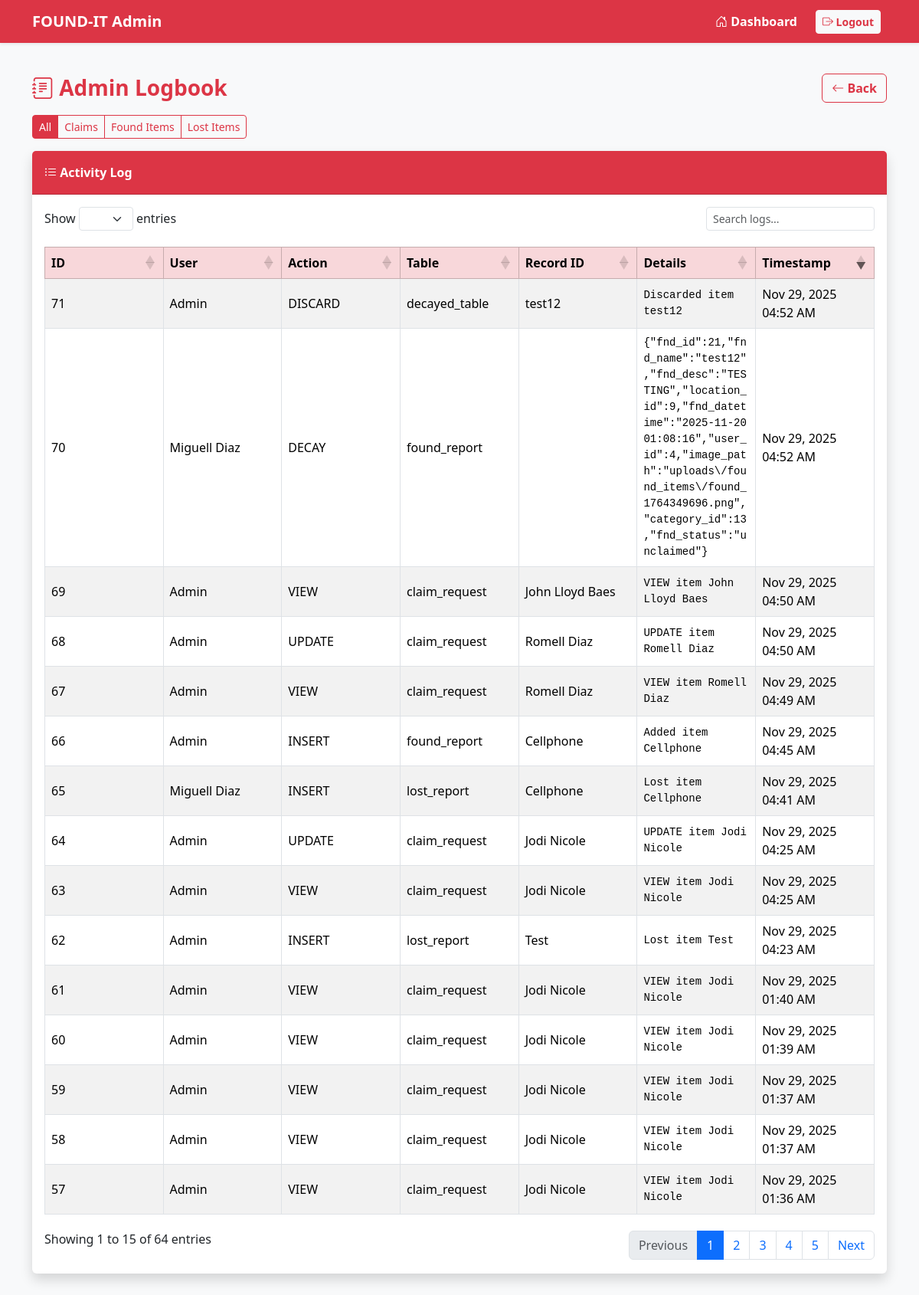
The app's page /dashboard/logbook.php (signed in) with its own data.
### tables this page shows
CREATE TABLE `activity_log` (
  `log_id` int(11) NOT NULL,
  `user_id` int(11) NOT NULL,
  `action` varchar(255) NOT NULL,
  `table_name` varchar(50) NOT NULL,
  `record_id` int(11) DEFAULT NULL,
  `details` text DEFAULT NULL,
  `created_at` timestamp NOT NULL DEFAULT current_timestamp()
);

CREATE TABLE `users_table` (
  `user_id` int(10) UNSIGNED NOT NULL,
  `user_name` varchar(255) NOT NULL,
  `contact_no` varchar(50) NOT NULL,
  `date_registered` date NOT NULL,
  `is_admin` tinyint(1) NOT NULL DEFAULT 0,
  `sr_code` varchar(255) DEFAULT NULL,
  `email` varchar(255) DEFAULT NULL,
  `password` varchar(255) NOT NULL,
  `is_approved` tinyint(1) NOT NULL DEFAULT 0
);

CREATE TABLE `decayed_table` (
  `fnd_id` int(10) UNSIGNED NOT NULL,
  `fnd_name` varchar(255) NOT NULL,
  `fnd_desc` text DEFAULT NULL,
  `location_id` int(10) UNSIGNED NOT NULL,
  `fnd_datetime` datetime NOT NULL,
  `user_id` int(10) UNSIGNED NOT NULL,
  `image_path` varchar(255) DEFAULT NULL,
  `category_id` int(10) UNSIGNED NOT NULL,
  `fnd_status` enum('unclaimed','claimed','discarded') NOT NULL DEFAULT 'unclaimed'
);

CREATE TABLE `claim_request` (
  `request_id` int(10) UNSIGNED NOT NULL,
  `fnd_id` int(10) UNSIGNED NOT NULL,
  `user_id` int(10) UNSIGNED NOT NULL,
  `ticket_code` varchar(100) NOT NULL,
  `claimer_name` varchar(255) NOT NULL,
  `contact_number` varchar(50) NOT NULL,
  `claimer_id` varchar(50) DEFAULT NULL,
  `claimer_email` varchar(100) DEFAULT NULL,
  `proof_of_ownership` text DEFAULT NULL,
  `status` enum('pending','approved','rejected','claimed') NOT NULL DEFAULT 'pending',
  `assessor` int(10) UNSIGNED DEFAULT NULL,
  `request_date` datetime NOT NULL DEFAULT current_timestamp()
);

CREATE TABLE `found_report` (
  `fnd_id` int(10) UNSIGNED NOT NULL,
  `fnd_name` varchar(255) NOT NULL,
  `fnd_desc` text DEFAULT NULL,
  `location_id` int(10) UNSIGNED NOT NULL,
  `fnd_datetime` datetime NOT NULL,
  `user_id` int(10) UNSIGNED NOT NULL,
  `image_path` varchar(255) DEFAULT NULL,
  `category_id` int(10) UNSIGNED NOT NULL,
  `fnd_status` enum('unclaimed','claimed','discarded') NOT NULL DEFAULT 'unclaimed'
);

CREATE TABLE `lost_report` (
  `lost_id` int(10) UNSIGNED NOT NULL,
  `lost_name` varchar(255) NOT NULL,
  `lost_desc` text DEFAULT NULL,
  `location_id` int(10) UNSIGNED NOT NULL,
  `lost_datetime` datetime NOT NULL,
  `user_id` int(10) UNSIGNED NOT NULL,
  `image_path` varchar(255) DEFAULT NULL,
  `category_id` int(10) UNSIGNED NOT NULL,
  `lost_status` enum('active','expired','closed') NOT NULL DEFAULT 'active'
);

### dashboard/logbook.php (the view, shortened to what this page needs)
<?php
try {
    $database = new Database();
    $conn = $database->getConnect();
    $query = "
        SELECT al.*, u.user_name,
               fr.fnd_name AS found_name,
               dr.fnd_name AS decayed_name,
               lr.lost_name AS lost_name,
               cr.claimer_name AS claim_name
        FROM activity_log al
        LEFT JOIN users_table u ON al.user_id = u.user_id
        LEFT JOIN found_report fr ON al.table_name = 'found_report' AND al.record_id = fr.fnd_id
        LEFT JOIN decayed_table dr ON al.table_name = 'decayed_table' AND al.record_id = dr.fnd_id
        LEFT JOIN lost_report lr ON al.table_name = 'lost_report' AND al.record_id = lr.lost_id
        LEFT JOIN claim_request cr ON al.table_name = 'claim_request' AND al.record_id = cr.request_id
        ORDER BY al.created_at DESC
    ";
    $stmt = $conn->query($query);
    $logs = $stmt->fetchAll(PDO::FETCH_ASSOC);
} catch (PDOException $e) {
    die("Database error: " . $e->getMessage());
}
function formatDetails($log) {
    if ($log['table_name'] === 'found_report' && $log['found_name']) {
        return "Added item {$log['found_name']}";
    }
    if ($log['table_name'] === 'claim_request' && $log['claim_name']) {
        $action = strtoupper($log['action']);
        return "{$action} item {$log['claim_name']}";
    }
    if ($log['table_name'] === 'lost_report' && $log['lost_name']) {
        return "Lost item {$log['lost_name']}";
    }
    if ($log['table_name'] === 'decayed_table' && $log['decayed_name']) {
        return "Discarded item {$log['decayed_name']}";
    }
    return $log['details'] ?? '-';
}
?>
<!DOCTYPE html>
<html lang="en">
<head>
    <?php include '../imports.php'; ?>
    <link rel="stylesheet" href="https://cdn.datatables.net/1.13.6/css/dataTables.bootstrap5.min.css">
</head>
<body class="bg-light">
    <nav class="navbar navbar-expand-lg navbar-dark bg-danger shadow-sm fixed-top">
        <div class="container">
            <a class="navbar-brand fw-bold" href="admin_dashboard.php">FOUND-IT Admin</a>
            <div class="collapse navbar-collapse justify-content-end" id="navbarNav">
                <ul class="navbar-nav align-items-center">
                    <li class="nav-item mx-2">
                        <a class="nav-link text-white fw-semibold" href="admin_dashboard.php">
                            <i class="bi bi-house-door"></i> Dashboard
                        </a>
                    </li>
                    <li class="nav-item mx-2">
                        <a class="btn btn-light btn-sm fw-semibold text-danger" href="../accounts/logout.php">
                            <i class="bi bi-box-arrow-right"></i> Logout
                        </a>
                    </li>
                </ul>
            </div>
        </div>
    </nav>
    <div class="container py-5 mt-5">
        <div class="d-flex justify-content-between align-items-center mb-3">
            <h3 class="fw-bold text-danger mb-0"><i class="bi bi-journal-text"></i> Admin Logbook</h3>
            <a href="admin_dashboard.php" class="btn btn-outline-danger fw-semibold">
                <i class="bi bi-arrow-left"></i> Back
            </a>
        </div>
        <div class="mb-3">
            <div class="btn-group" role="group" aria-label="Category Filters">
                <button type="button" class="btn btn-outline-danger btn-sm category-btn active" data-category="">All</button>
                <button type="button" class="btn btn-outline-danger btn-sm category-btn" data-category="claim_request">Claims</button>
                <button type="button" class="btn btn-outline-danger btn-sm category-btn" data-category="found_report">Found Items</button>
                <button type="button" class="btn btn-outline-danger btn-sm category-btn" data-category="lost_report">Lost Items</button>
            </div>
        </div>
        <div class="card shadow border-0">
            <div class="card-header bg-danger text-white fw-semibold" style="padding: 1rem;">
                <i class="bi bi-list-ul"></i> Activity Log
            </div>
            <div class="card-body">
                <?php if (empty($logs)): ?>
                    <div class="alert alert-info text-center">No log entries found.</div>
                <?php else: ?>
                    <div class="table-responsive">
                        <table id="logbookTable" class="table table-striped table-bordered align-middle" style="table-layout: fixed; width: 100%;">
                            <thead class="table-danger">
                                <tr>
                                    <th style="width: 14%;">ID</th>
                                    <th style="width: 14%;">User</th>
                                    <th style="width: 14%;">Action</th>
                                    <th style="width: 14%;">Table</th>
                                    <th style="width: 14%;">Record ID</th>
                                    <th style="width: 14%;">Details</th>
                                    <th style="width: 14%;">Timestamp</th>
                                </tr>
                            </thead>
                            <tbody>
                                <?php foreach ($logs as $log):
                                    $rowClass = '';
                                    if ($log['table_name'] === 'claim_request') $rowClass = 'table-claim';
                                    if ($log['table_name'] === 'found_report') $rowClass = 'table-found';
                                    if ($log['table_name'] === 'lost_report') $rowClass = 'table-lost';
                                    if ($log['table_name'] === 'decayed_table') $rowClass = 'table-decayed';
                                    $record_name = '-';
                                    if ($log['table_name'] === 'found_report') $record_name = $log['found_name'];
                                    if ($log['table_name'] === 'decayed_table') $record_name = $log['decayed_name'];
                                    if ($log['table_name'] === 'lost_report') $record_name = $log['lost_name'];
                                    if ($log['table_name'] === 'claim_request') $record_name = $log['claim_name'];
                                ?>
                                    <tr class="<?= $rowClass ?>">
                                        <td><?= $log['log_id'] ?></td>
                                        <td><?= htmlspecialchars($log['user_name'] ?: 'System') ?></td>
                                        <td><?= htmlspecialchars(strtoupper($log['action'])) ?></td>
                                        <td><?= htmlspecialchars($log['table_name']) ?></td>
                                        <td><?= htmlspecialchars($record_name) ?></td>
                                        <td>
                                            <pre class="mb-0"><?= htmlspecialchars(formatDetails($log)) ?></pre>
                                        </td>
                                        <td><?= date("M d, Y h:i A", strtotime($log['created_at'])) ?></td>
                                    </tr>
                                <?php endforeach; ?>
                            </tbody>
                        </table>
                    </div>
                <?php endif; ?>
            </div>
        </div>
    </div>
</body>
</html>

### dashboard/logbook.php (style rules this page uses)
pre { white-space: pre-wrap; word-wrap: break-word; }
.table-claim { background-color: #d0ebff; }
.table-found { background-color: #d3f9d8; }
.table-lost { background-color: #fff3bf; }
.table-decayed { background-color: #f8d7da; }

### records on screen
activity_log: log_id "71", user.user_name "Admin", action "DISCARD", table_name "decayed_table", decayed_table.fnd_name "test12", decayed_table.fnd_name "Discarded item test12", created_at "Nov 29, 2025 04:52 AM"
activity_log: log_id "70", user.user_name "Miguell Diaz", action "DECAY", table_name "found_report", details "{\"fnd_id\":21,\"fnd_name\":\"test12\",\"fnd_desc\":\"TESTING\",\"location_id\":9,\"fnd_datetime\":\"2025-11-20 01:08:16\",\"user_id\":4,\"image_path\":\"uploads\\/found_items\\/found_1764349696.png\",\"category_id\":13,\"fnd_status\":\"unclaimed\"}…", created_at "Nov 29, 2025 04:52 AM"
activity_log: log_id "69", user.user_name "Admin", action "VIEW", table_name "claim_request", claim_request.claimer_name "John Lloyd Baes", action.claimer_name "VIEW item John Lloyd Baes", created_at "Nov 29, 2025 04:50 AM"
activity_log: log_id "68", user.user_name "Admin", action "UPDATE", table_name "claim_request", claim_request.claimer_name "Romell Diaz", action.claimer_name "UPDATE item Romell Diaz", created_at "Nov 29, 2025 04:50 AM"
activity_log: log_id "67", user.user_name "Admin", action "VIEW", table_name "claim_request", claim_request.claimer_name "Romell Diaz", action.claimer_name "VIEW item Romell Diaz…", created_at "Nov 29, 2025 04:49 AM"
activity_log: log_id "66", user.user_name "Admin", action "INSERT", table_name "found_report", found_report.fnd_name "Cellphone", found_report.fnd_name "Added item Cellphone", created_at "Nov 29, 2025 04:45 AM"
activity_log: log_id "65", user.user_name "Miguell Diaz", action "INSERT", table_name "lost_report", lost_report.lost_name "Cellphone", lost_report.lost_name "Lost item Cellphone", created_at "Nov 29, 2025 04:41 AM"
activity_log: log_id "64", user.user_name "Admin", action "UPDATE", table_name "claim_request", claim_request.claimer_name "Jodi Nicole", action.claimer_name "UPDATE item Jodi Nicole…", created_at "Nov 29, 2025 04:25 AM"
activity_log: log_id "63", user.user_name "Admin", action "VIEW", table_name "claim_request", claim_request.claimer_name "Jodi Nicole", action.claimer_name "VIEW item Jodi Nicole", created_at "Nov 29, 2025 04:25 AM"
activity_log: log_id "62", user.user_name "Admin", action "INSERT", table_name "lost_report", lost_report.lost_name "Test", lost_report.lost_name "Lost item Test", created_at "Nov 29, 2025 04:23 AM"
activity_log: log_id "61", user.user_name "Admin", action "VIEW", table_name "claim_request", claim_request.claimer_name "Jodi Nicole", action.claimer_name "VIEW item Jodi Nicole", created_at "Nov 29, 2025 01:40 AM"
activity_log: log_id "60", user.user_name "Admin", action "VIEW", table_name "claim_request", claim_request.claimer_name "Jodi Nicole", action.claimer_name "VIEW item Jodi Nicole", created_at "Nov 29, 2025 01:39 AM"
activity_log: log_id "59", user.user_name "Admin", action "VIEW", table_name "claim_request", claim_request.claimer_name "Jodi Nicole", action.claimer_name "VIEW item Jodi Nicole", created_at "Nov 29, 2025 01:37 AM"
activity_log: log_id "58", user.user_name "Admin", action "VIEW", table_name "claim_request", claim_request.claimer_name "Jodi Nicole", action.claimer_name "VIEW item Jodi Nicole", created_at "Nov 29, 2025 01:37 AM"
activity_log: log_id "57", user.user_name "Admin", action "VIEW", table_name "claim_request", claim_request.claimer_name "Jodi Nicole", action.claimer_name "VIEW item Jodi Nicole", created_at "Nov 29, 2025 01:36 AM"
